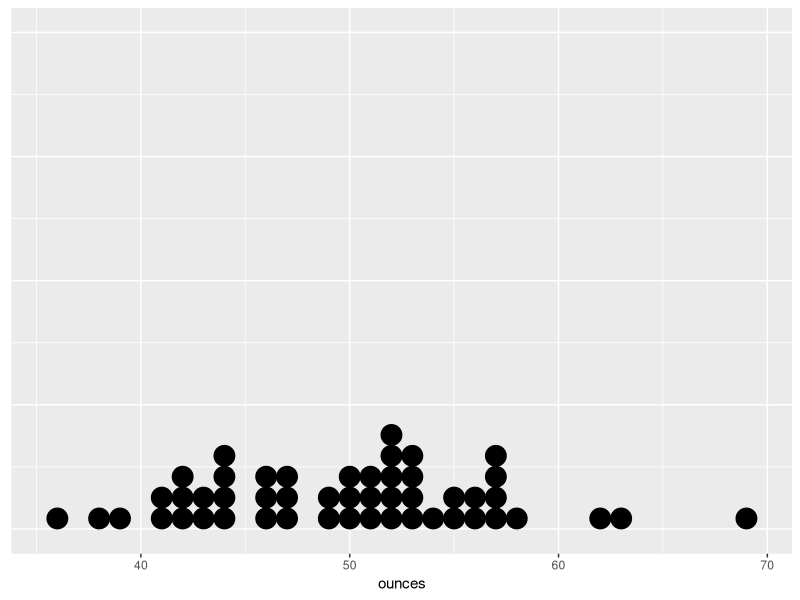
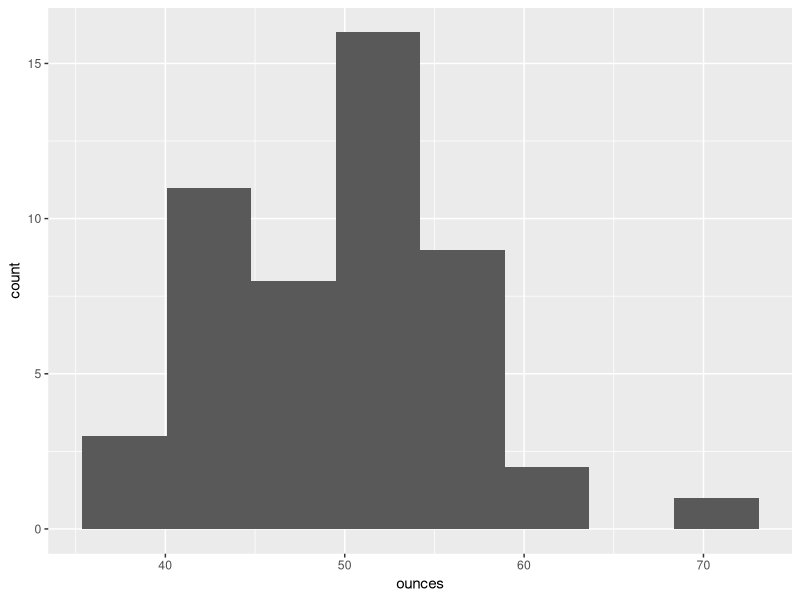
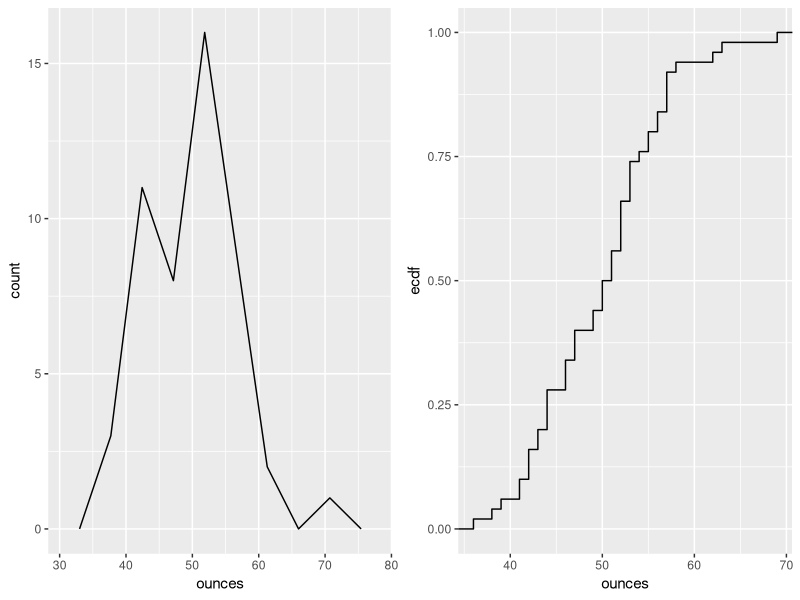

Reproduce these figures in R, in order.
## ---- chunk 1
library(tidyverse)
library(ggplot2)
library(gridExtra)
## ---- chunk 2
data <- tibble(
  ounces=c(
    51,53,56,50,44,47,
    53,53,42,57,46,55,
    41,44,52,56,50,57,
    44,46,41,52,69,52,
    57,51,54,63,42,47,
    47,52,53,46,36,58,
    51,38,49,50,62,39,
    44,55,43,52,43,42,
    57,49
  )
)
## ---- chunk 3
ggplot(data, aes(ounces)) +
  geom_dotplot(binwidth=1) + theme(axis.title.y=element_blank(),
                         axis.text.y=element_blank(),
                         axis.ticks.y=element_blank())
## ---- chunk 4
library(knitr)
table(data$ounces)%>%
  kable(col.names = c('Ounces', 'Freq'))
## ---- chunk 5
ggplot(data, aes(ounces)) +
  geom_histogram(bins=8)
## ---- chunk 6
plot1 = ggplot(data, aes(ounces)) +
  geom_freqpoly(bins=8)

plot2 = ggplot(data, aes(ounces)) +
  stat_ecdf()

grid.arrange(plot1, plot2, ncol=2)
## ---- chunk 7
f <- function (x) {
  x + 1
}
g <- function (x) {
  x * 3
}
5 %>% f %>% g
## ---- chunk 8
y <- 3
f <- function(x) {
  x * y 
}
y <- 0
f(3)
## ---- chunk 9
f <- function(a) {
  # this is a comment
  function(b) {
    a + b
  }
}
f(1)(7)
